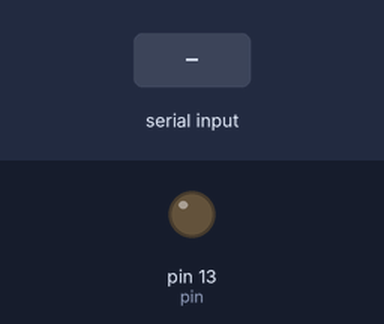
Recording of a sketch running on a simulated Arduino Uno, built with avr-gcc and run on an emulated ATmega328P. On the bench: output pins drawn as LEDs (lit = HIGH). The inputs (shaded band) are chosen by the test bench. What the sketch prints to the serial monitor is not drawn.

Above: at 1.2 s.
1.3 s: "1" received over Serial
At 2.5 s:
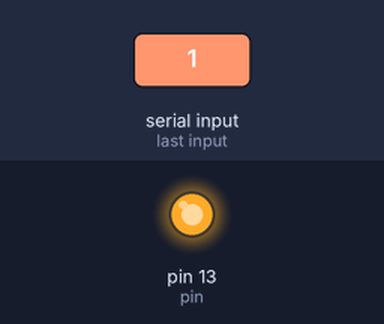
2.8 s: "0" received over Serial
At 3.8 s:
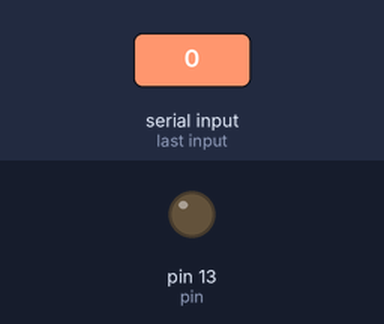
Timing chart, 0 to 5.8 s (numbered marks = the images above; inputs shaded):
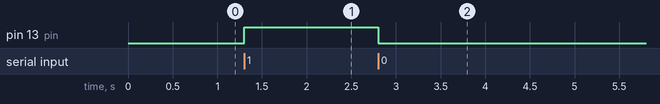

Measured:
- after the input at 1.3 s, pin 13 (pin): LOW → HIGH at once
- after the input at 2.8 s, pin 13 (pin): HIGH → LOW at once

The sketch:

py_serial.ino
```cpp
//Demo for Pyserial
char serialdata;
int pin=13;
void setup(){
  Serial.begin(9600);
  pinMode(pin,OUTPUT);
}

void loop() {
  while(Serial.available()>0)
  serialdata = Serial.read();
  Serial.print(serialdata);

  if(serialdata == '1'){
    digitalWrite(pin,HIGH);
    }

  else if(serialdata=='0'){
    digitalWrite(pin,LOW);
    }
}
```
